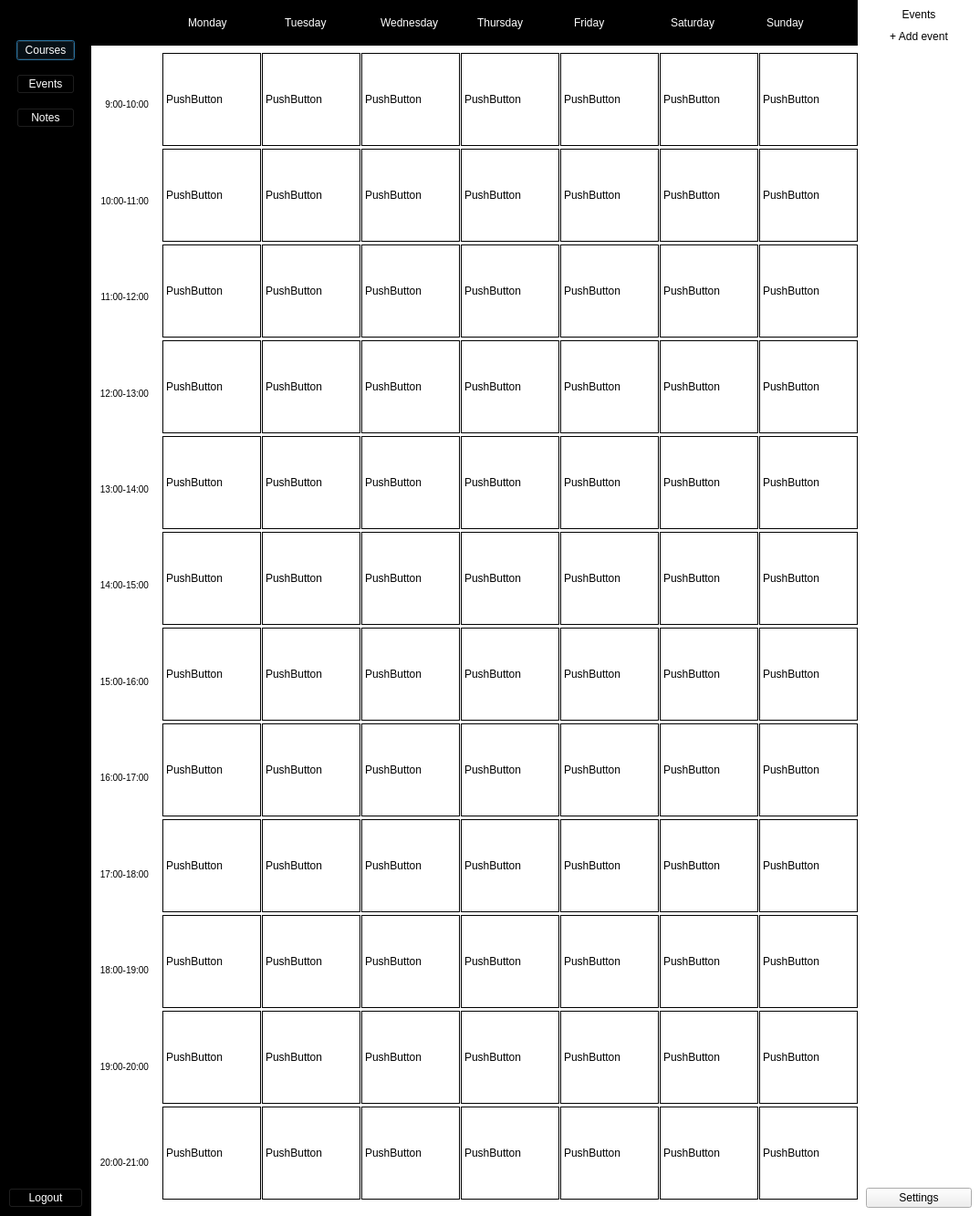
<?xml version="1.0" encoding="UTF-8"?>
<ui version="4.0">
 <class>Dialog</class>
 <widget class="QDialog" name="Dialog">
  <property name="geometry">
   <rect>
    <x>0</x>
    <y>0</y>
    <width>1074</width>
    <height>1333</height>
   </rect>
  </property>
  <property name="windowTitle">
   <string>Dialog</string>
  </property>
  <property name="styleSheet">
   <string notr="true">QGroupBox {
border:none;
background-color: white;
}
QDialog {
background-color: white;
}</string>
  </property>
  <layout class="QGridLayout" name="gridLayout_2">
   <property name="leftMargin">
    <number>0</number>
   </property>
   <property name="topMargin">
    <number>0</number>
   </property>
   <property name="rightMargin">
    <number>0</number>
   </property>
   <property name="bottomMargin">
    <number>0</number>
   </property>
   <property name="horizontalSpacing">
    <number>0</number>
   </property>
   <property name="verticalSpacing">
    <number>6</number>
   </property>
   <item row="0" column="0" rowspan="3">
    <widget class="QGroupBox" name="verticalGroupBox">
     <property name="maximumSize">
      <size>
       <width>100</width>
       <height>16777215</height>
      </size>
     </property>
     <property name="styleSheet">
      <string notr="true">QGroupBox {
	background-color: black;
}
QPushButton
{
  background-color:black;
color:white;
}

QPushButton:hover:!pressed
{
    border: 1px solid white;
}
</string>
     </property>
     <layout class="QVBoxLayout" name="verticalLayout">
      <item>
       <layout class="QHBoxLayout" name="horizontalLayout">
        <item>
         <spacer name="horizontalSpacer_2">
          <property name="orientation">
           <enum>Qt::Horizontal</enum>
          </property>
          <property name="sizeHint" stdset="0">
           <size>
            <width>40</width>
            <height>20</height>
           </size>
          </property>
         </spacer>
        </item>
        <item>
         <widget class="QLabel" name="label">
          <property name="maximumSize">
           <size>
            <width>80</width>
            <height>80</height>
           </size>
          </property>
          <property name="text">
           <string/>
          </property>
          <property name="pixmap">
           <pixmap>../logo/logo_inverse_transparent.png</pixmap>
          </property>
          <property name="scaledContents">
           <bool>true</bool>
          </property>
          <property name="alignment">
           <set>Qt::AlignLeading|Qt::AlignLeft|Qt::AlignVCenter</set>
          </property>
         </widget>
        </item>
        <item>
         <spacer name="horizontalSpacer">
          <property name="orientation">
           <enum>Qt::Horizontal</enum>
          </property>
          <property name="sizeHint" stdset="0">
           <size>
            <width>40</width>
            <height>20</height>
           </size>
          </property>
         </spacer>
        </item>
       </layout>
      </item>
      <item>
       <widget class="QGroupBox" name="verticalGroupBox_4">
        <property name="styleSheet">
         <string notr="true">QGroupBox {
	border:none;
}
QPushButton {
	color: white;
	background-color: transparent;
}
</string>
        </property>
        <layout class="QVBoxLayout" name="verticalLayout_6">
         <property name="spacing">
          <number>15</number>
         </property>
         <item>
          <widget class="QPushButton" name="coursesButton">
           <property name="text">
            <string>Courses</string>
           </property>
          </widget>
         </item>
         <item>
          <widget class="QPushButton" name="eventsButton">
           <property name="text">
            <string>Events</string>
           </property>
          </widget>
         </item>
         <item>
          <widget class="QPushButton" name="notesButton">
           <property name="text">
            <string>Notes</string>
           </property>
          </widget>
         </item>
        </layout>
       </widget>
      </item>
      <item>
       <spacer name="verticalSpacer_2">
        <property name="orientation">
         <enum>Qt::Vertical</enum>
        </property>
        <property name="sizeHint" stdset="0">
         <size>
          <width>20</width>
          <height>40</height>
         </size>
        </property>
       </spacer>
      </item>
      <item>
       <widget class="QPushButton" name="logoutButton">
        <property name="styleSheet">
         <string notr="true">background-color: transparent;
color: white;
</string>
        </property>
        <property name="text">
         <string>Logout</string>
        </property>
       </widget>
      </item>
     </layout>
    </widget>
   </item>
   <item row="2" column="2">
    <widget class="QGroupBox" name="verticalGroupBox_3">
     <property name="maximumSize">
      <size>
       <width>150</width>
       <height>16777215</height>
      </size>
     </property>
     <layout class="QVBoxLayout" name="verticalLayout_4">
      <item>
       <layout class="QHBoxLayout" name="horizontalLayout_3">
        <item>
         <spacer name="horizontalSpacer_4">
          <property name="orientation">
           <enum>Qt::Horizontal</enum>
          </property>
          <property name="sizeHint" stdset="0">
           <size>
            <width>40</width>
            <height>20</height>
           </size>
          </property>
         </spacer>
        </item>
        <item>
         <widget class="QLabel" name="picture">
          <property name="maximumSize">
           <size>
            <width>50</width>
            <height>50</height>
           </size>
          </property>
          <property name="text">
           <string/>
          </property>
          <property name="pixmap">
           <pixmap>../profile.png</pixmap>
          </property>
          <property name="scaledContents">
           <bool>true</bool>
          </property>
          <property name="alignment">
           <set>Qt::AlignCenter</set>
          </property>
         </widget>
        </item>
        <item>
         <spacer name="horizontalSpacer_3">
          <property name="orientation">
           <enum>Qt::Horizontal</enum>
          </property>
          <property name="sizeHint" stdset="0">
           <size>
            <width>40</width>
            <height>20</height>
           </size>
          </property>
         </spacer>
        </item>
       </layout>
      </item>
      <item>
       <layout class="QVBoxLayout" name="verticalLayout_5">
        <property name="spacing">
         <number>2</number>
        </property>
        <item>
         <widget class="QLabel" name="nameSurname">
          <property name="styleSheet">
           <string notr="true">font-size: 16px;
font: bold;</string>
          </property>
          <property name="text">
           <string/>
          </property>
          <property name="alignment">
           <set>Qt::AlignCenter</set>
          </property>
         </widget>
        </item>
        <item>
         <widget class="QLabel" name="date">
          <property name="styleSheet">
           <string notr="true">font-size: 11px;</string>
          </property>
          <property name="text">
           <string/>
          </property>
          <property name="alignment">
           <set>Qt::AlignHCenter|Qt::AlignTop</set>
          </property>
         </widget>
        </item>
        <item>
         <widget class="QLabel" name="time">
          <property name="text">
           <string/>
          </property>
          <property name="alignment">
           <set>Qt::AlignCenter</set>
          </property>
         </widget>
        </item>
       </layout>
      </item>
      <item>
       <widget class="QPushButton" name="settingButton">
        <property name="styleSheet">
         <string notr="true">border: none;
background-color: transparent;
QPushButton
{
  background-color:black;
color:white;
}

QPushButton:hover:!pressed
{
    border: 1px solid white;
}
</string>
        </property>
        <property name="text">
         <string>Settings</string>
        </property>
       </widget>
      </item>
     </layout>
    </widget>
   </item>
   <item row="0" column="2">
    <widget class="QGroupBox" name="verticalGroupBox_2">
     <property name="maximumSize">
      <size>
       <width>150</width>
       <height>16777215</height>
      </size>
     </property>
     <property name="styleSheet">
      <string notr="true">QPushButton{
border: 1px solid black;
padding: 4px;
}
</string>
     </property>
     <layout class="QVBoxLayout" name="verticalLayout_3">
      <item>
       <widget class="QLabel" name="label_28">
        <property name="text">
         <string>Events</string>
        </property>
        <property name="alignment">
         <set>Qt::AlignCenter</set>
        </property>
       </widget>
      </item>
      <item>
       <layout class="QFormLayout" name="formLayout"/>
      </item>
      <item>
       <widget class="QPushButton" name="addEventButton">
        <property name="styleSheet">
         <string notr="true">border: none;</string>
        </property>
        <property name="text">
         <string>+ Add event</string>
        </property>
       </widget>
      </item>
      <item>
       <spacer name="verticalSpacer">
        <property name="orientation">
         <enum>Qt::Vertical</enum>
        </property>
        <property name="sizeHint" stdset="0">
         <size>
          <width>20</width>
          <height>1000</height>
         </size>
        </property>
       </spacer>
      </item>
     </layout>
    </widget>
   </item>
   <item row="1" column="2">
    <spacer name="verticalSpacer_4">
     <property name="orientation">
      <enum>Qt::Vertical</enum>
     </property>
     <property name="sizeHint" stdset="0">
      <size>
       <width>20</width>
       <height>40</height>
      </size>
     </property>
    </spacer>
   </item>
   <item row="0" column="1" rowspan="3">
    <widget class="QGroupBox" name="groupBox">
     <property name="styleSheet">
      <string notr="true"/>
     </property>
     <layout class="QGridLayout" name="T">
      <property name="leftMargin">
       <number>0</number>
      </property>
      <property name="topMargin">
       <number>0</number>
      </property>
      <property name="rightMargin">
       <number>0</number>
      </property>
      <property name="bottomMargin">
       <number>0</number>
      </property>
      <item row="0" column="0" colspan="2">
       <widget class="QGroupBox" name="horizontalGroupBox_2">
        <property name="minimumSize">
         <size>
          <width>0</width>
          <height>35</height>
         </size>
        </property>
        <property name="maximumSize">
         <size>
          <width>16777215</width>
          <height>50</height>
         </size>
        </property>
        <property name="styleSheet">
         <string notr="true">QGroupBox {
background-color: black;
}
QLabel {
color: white;
}</string>
        </property>
        <layout class="QHBoxLayout" name="horizontalLayout_2">
         <property name="spacing">
          <number>6</number>
         </property>
         <property name="leftMargin">
          <number>0</number>
         </property>
         <property name="topMargin">
          <number>0</number>
         </property>
         <property name="rightMargin">
          <number>0</number>
         </property>
         <property name="bottomMargin">
          <number>0</number>
         </property>
         <item>
          <widget class="QLabel" name="label_6">
           <property name="text">
            <string/>
           </property>
          </widget>
         </item>
         <item>
          <widget class="QLabel" name="label_7">
           <property name="text">
            <string>Monday</string>
           </property>
          </widget>
         </item>
         <item>
          <widget class="QLabel" name="label_8">
           <property name="text">
            <string>Tuesday</string>
           </property>
          </widget>
         </item>
         <item>
          <widget class="QLabel" name="label_5">
           <property name="text">
            <string>Wednesday</string>
           </property>
          </widget>
         </item>
         <item>
          <widget class="QLabel" name="label_10">
           <property name="text">
            <string>Thursday</string>
           </property>
          </widget>
         </item>
         <item>
          <widget class="QLabel" name="label_9">
           <property name="text">
            <string>Friday</string>
           </property>
          </widget>
         </item>
         <item>
          <widget class="QLabel" name="label_11">
           <property name="text">
            <string>Saturday</string>
           </property>
          </widget>
         </item>
         <item>
          <widget class="QLabel" name="label_24">
           <property name="text">
            <string>Sunday</string>
           </property>
          </widget>
         </item>
        </layout>
       </widget>
      </item>
      <item row="1" column="0">
       <widget class="QGroupBox" name="verticalGroupBox">
        <property name="maximumSize">
         <size>
          <width>72</width>
          <height>16777215</height>
         </size>
        </property>
        <property name="styleSheet">
         <string notr="true">QLabel {
	font-size: 10px;
}</string>
        </property>
        <layout class="QVBoxLayout" name="verticalLayout_2">
         <item>
          <widget class="QLabel" name="label_23">
           <property name="text">
            <string>9:00-10:00</string>
           </property>
           <property name="alignment">
            <set>Qt::AlignRight|Qt::AlignTrailing|Qt::AlignVCenter</set>
           </property>
          </widget>
         </item>
         <item>
          <widget class="QLabel" name="label_22">
           <property name="text">
            <string>10:00-11:00</string>
           </property>
           <property name="alignment">
            <set>Qt::AlignRight|Qt::AlignTrailing|Qt::AlignVCenter</set>
           </property>
          </widget>
         </item>
         <item>
          <widget class="QLabel" name="label_21">
           <property name="text">
            <string>11:00-12:00</string>
           </property>
           <property name="alignment">
            <set>Qt::AlignRight|Qt::AlignTrailing|Qt::AlignVCenter</set>
           </property>
          </widget>
         </item>
         <item>
          <widget class="QLabel" name="label_20">
           <property name="text">
            <string>12:00-13:00</string>
           </property>
           <property name="alignment">
            <set>Qt::AlignRight|Qt::AlignTrailing|Qt::AlignVCenter</set>
           </property>
          </widget>
         </item>
         <item>
          <widget class="QLabel" name="label_17">
           <property name="text">
            <string>13:00-14:00</string>
           </property>
           <property name="alignment">
            <set>Qt::AlignRight|Qt::AlignTrailing|Qt::AlignVCenter</set>
           </property>
          </widget>
         </item>
         <item>
          <widget class="QLabel" name="label_16">
           <property name="text">
            <string>14:00-15:00</string>
           </property>
           <property name="alignment">
            <set>Qt::AlignRight|Qt::AlignTrailing|Qt::AlignVCenter</set>
           </property>
          </widget>
         </item>
         <item>
          <widget class="QLabel" name="label_19">
           <property name="text">
            <string>15:00-16:00</string>
           </property>
           <property name="alignment">
            <set>Qt::AlignRight|Qt::AlignTrailing|Qt::AlignVCenter</set>
           </property>
          </widget>
         </item>
         <item>
          <widget class="QLabel" name="label_14">
           <property name="text">
            <string>16:00-17:00</string>
           </property>
           <property name="alignment">
            <set>Qt::AlignRight|Qt::AlignTrailing|Qt::AlignVCenter</set>
           </property>
          </widget>
         </item>
         <item>
          <widget class="QLabel" name="label_13">
           <property name="text">
            <string>17:00-18:00</string>
           </property>
           <property name="alignment">
            <set>Qt::AlignRight|Qt::AlignTrailing|Qt::AlignVCenter</set>
           </property>
          </widget>
         </item>
         <item>
          <widget class="QLabel" name="label_12">
           <property name="text">
            <string>18:00-19:00</string>
           </property>
           <property name="alignment">
            <set>Qt::AlignRight|Qt::AlignTrailing|Qt::AlignVCenter</set>
           </property>
          </widget>
         </item>
         <item>
          <widget class="QLabel" name="label_15">
           <property name="text">
            <string>19:00-20:00</string>
           </property>
           <property name="alignment">
            <set>Qt::AlignRight|Qt::AlignTrailing|Qt::AlignVCenter</set>
           </property>
          </widget>
         </item>
         <item>
          <widget class="QLabel" name="label_18">
           <property name="text">
            <string>20:00-21:00</string>
           </property>
           <property name="alignment">
            <set>Qt::AlignRight|Qt::AlignTrailing|Qt::AlignVCenter</set>
           </property>
          </widget>
         </item>
        </layout>
       </widget>
      </item>
      <item row="1" column="1">
       <widget class="QGroupBox" name="buttonContainer">
        <property name="styleSheet">
         <string notr="true">QPushButton {
	height: 100%;
	width: 100% ;
	background-color: white;
	border:1px solid white;
	text-align: left;
	padding: 0 3px;

}
QPushButton:!pressed
{
    border: 1px solid black;
}
</string>
        </property>
        <layout class="QGridLayout" name="gridLayout">
         <property name="leftMargin">
          <number>0</number>
         </property>
         <property name="topMargin">
          <number>0</number>
         </property>
         <property name="rightMargin">
          <number>0</number>
         </property>
         <property name="spacing">
          <number>1</number>
         </property>
         <item row="3" column="6">
          <widget class="QPushButton" name="sunday_12_button">
           <property name="text">
            <string>PushButton</string>
           </property>
          </widget>
         </item>
         <item row="9" column="4">
          <widget class="QPushButton" name="friday_18_button">
           <property name="text">
            <string>PushButton</string>
           </property>
          </widget>
         </item>
         <item row="4" column="6">
          <widget class="QPushButton" name="sunday_13_button">
           <property name="text">
            <string>PushButton</string>
           </property>
          </widget>
         </item>
         <item row="3" column="1">
          <widget class="QPushButton" name="tuesday_12_button">
           <property name="text">
            <string>PushButton</string>
           </property>
          </widget>
         </item>
         <item row="11" column="3">
          <widget class="QPushButton" name="thursday_20_button">
           <property name="text">
            <string>PushButton</string>
           </property>
          </widget>
         </item>
         <item row="0" column="0">
          <widget class="QPushButton" name="monday_09_button">
           <property name="text">
            <string>PushButton</string>
           </property>
          </widget>
         </item>
         <item row="8" column="2">
          <widget class="QPushButton" name="wednesday_17_button">
           <property name="text">
            <string>PushButton</string>
           </property>
          </widget>
         </item>
         <item row="5" column="5">
          <widget class="QPushButton" name="saturday_14_button">
           <property name="text">
            <string>PushButton</string>
           </property>
          </widget>
         </item>
         <item row="5" column="4">
          <widget class="QPushButton" name="friday_14_button">
           <property name="text">
            <string>PushButton</string>
           </property>
          </widget>
         </item>
         <item row="11" column="5">
          <widget class="QPushButton" name="saturday_20_button">
           <property name="text">
            <string>PushButton</string>
           </property>
          </widget>
         </item>
         <item row="10" column="2">
          <widget class="QPushButton" name="wednesday_19_button">
           <property name="text">
            <string>PushButton</string>
           </property>
          </widget>
         </item>
         <item row="8" column="3">
          <widget class="QPushButton" name="thursday_17_button">
           <property name="text">
            <string>PushButton</string>
           </property>
          </widget>
         </item>
         <item row="9" column="0">
          <widget class="QPushButton" name="monday_18_button">
           <property name="text">
            <string>PushButton</string>
           </property>
          </widget>
         </item>
         <item row="10" column="5">
          <widget class="QPushButton" name="saturday_19_button">
           <property name="text">
            <string>PushButton</string>
           </property>
          </widget>
         </item>
         <item row="10" column="6">
          <widget class="QPushButton" name="sunday_19_button">
           <property name="text">
            <string>PushButton</string>
           </property>
          </widget>
         </item>
         <item row="8" column="6">
          <widget class="QPushButton" name="sunday_17_button">
           <property name="text">
            <string>PushButton</string>
           </property>
          </widget>
         </item>
         <item row="0" column="2">
          <widget class="QPushButton" name="wednesday_09_button">
           <property name="text">
            <string>PushButton</string>
           </property>
          </widget>
         </item>
         <item row="4" column="3">
          <widget class="QPushButton" name="thursday_13_button">
           <property name="text">
            <string>PushButton</string>
           </property>
          </widget>
         </item>
         <item row="0" column="4">
          <widget class="QPushButton" name="friday_09_button">
           <property name="text">
            <string>PushButton</string>
           </property>
          </widget>
         </item>
         <item row="10" column="3">
          <widget class="QPushButton" name="thursday_19_button">
           <property name="text">
            <string>PushButton</string>
           </property>
          </widget>
         </item>
         <item row="0" column="5">
          <widget class="QPushButton" name="saturday_09_button">
           <property name="text">
            <string>PushButton</string>
           </property>
          </widget>
         </item>
         <item row="1" column="6">
          <widget class="QPushButton" name="sunday_10_button">
           <property name="text">
            <string>PushButton</string>
           </property>
          </widget>
         </item>
         <item row="2" column="3">
          <widget class="QPushButton" name="thursday_11_button">
           <property name="text">
            <string>PushButton</string>
           </property>
          </widget>
         </item>
         <item row="9" column="1">
          <widget class="QPushButton" name="tuesday_18_button">
           <property name="text">
            <string>PushButton</string>
           </property>
          </widget>
         </item>
         <item row="4" column="1">
          <widget class="QPushButton" name="tuesday_13_button">
           <property name="text">
            <string>PushButton</string>
           </property>
          </widget>
         </item>
         <item row="5" column="1">
          <widget class="QPushButton" name="tuesday_14_button">
           <property name="text">
            <string>PushButton</string>
           </property>
          </widget>
         </item>
         <item row="6" column="0">
          <widget class="QPushButton" name="monday_15_button">
           <property name="text">
            <string>PushButton</string>
           </property>
          </widget>
         </item>
         <item row="9" column="6">
          <widget class="QPushButton" name="sunday_18_button">
           <property name="text">
            <string>PushButton</string>
           </property>
          </widget>
         </item>
         <item row="3" column="5">
          <widget class="QPushButton" name="saturday_12_button">
           <property name="text">
            <string>PushButton</string>
           </property>
          </widget>
         </item>
         <item row="1" column="0">
          <widget class="QPushButton" name="monday_10_button">
           <property name="text">
            <string>PushButton</string>
           </property>
          </widget>
         </item>
         <item row="7" column="6">
          <widget class="QPushButton" name="sunday_16_button">
           <property name="text">
            <string>PushButton</string>
           </property>
          </widget>
         </item>
         <item row="7" column="1">
          <widget class="QPushButton" name="tuesday_16_button">
           <property name="text">
            <string>PushButton</string>
           </property>
          </widget>
         </item>
         <item row="5" column="6">
          <widget class="QPushButton" name="sunday_14_button">
           <property name="text">
            <string>PushButton</string>
           </property>
          </widget>
         </item>
         <item row="7" column="4">
          <widget class="QPushButton" name="friday_16_button">
           <property name="text">
            <string>PushButton</string>
           </property>
          </widget>
         </item>
         <item row="7" column="3">
          <widget class="QPushButton" name="thursday_16_button">
           <property name="text">
            <string>PushButton</string>
           </property>
          </widget>
         </item>
         <item row="4" column="0">
          <widget class="QPushButton" name="monday_13_button">
           <property name="text">
            <string>PushButton</string>
           </property>
          </widget>
         </item>
         <item row="9" column="2">
          <widget class="QPushButton" name="wednesday_18_button">
           <property name="text">
            <string>PushButton</string>
           </property>
          </widget>
         </item>
         <item row="1" column="5">
          <widget class="QPushButton" name="saturday_10_button">
           <property name="text">
            <string>PushButton</string>
           </property>
          </widget>
         </item>
         <item row="9" column="3">
          <widget class="QPushButton" name="thursday_18_button">
           <property name="text">
            <string>PushButton</string>
           </property>
          </widget>
         </item>
         <item row="6" column="3">
          <widget class="QPushButton" name="thursday_15_button">
           <property name="text">
            <string>PushButton</string>
           </property>
          </widget>
         </item>
         <item row="7" column="5">
          <widget class="QPushButton" name="saturday_16_button">
           <property name="text">
            <string>PushButton</string>
           </property>
          </widget>
         </item>
         <item row="11" column="0">
          <widget class="QPushButton" name="monday_20_button">
           <property name="text">
            <string>PushButton</string>
           </property>
          </widget>
         </item>
         <item row="11" column="6">
          <widget class="QPushButton" name="sunday_20_button">
           <property name="text">
            <string>PushButton</string>
           </property>
          </widget>
         </item>
         <item row="9" column="5">
          <widget class="QPushButton" name="saturday_18_button">
           <property name="text">
            <string>PushButton</string>
           </property>
          </widget>
         </item>
         <item row="4" column="4">
          <widget class="QPushButton" name="friday_13_button">
           <property name="text">
            <string>PushButton</string>
           </property>
          </widget>
         </item>
         <item row="11" column="4">
          <widget class="QPushButton" name="friday_20_button">
           <property name="text">
            <string>PushButton</string>
           </property>
          </widget>
         </item>
         <item row="2" column="4">
          <widget class="QPushButton" name="friday_11_button">
           <property name="text">
            <string>PushButton</string>
           </property>
          </widget>
         </item>
         <item row="5" column="2">
          <widget class="QPushButton" name="wednesday_14_button">
           <property name="text">
            <string>PushButton</string>
           </property>
          </widget>
         </item>
         <item row="2" column="0">
          <widget class="QPushButton" name="monday_11_button">
           <property name="text">
            <string>PushButton</string>
           </property>
          </widget>
         </item>
         <item row="2" column="5">
          <widget class="QPushButton" name="saturday_11_button">
           <property name="text">
            <string>PushButton</string>
           </property>
          </widget>
         </item>
         <item row="1" column="1">
          <widget class="QPushButton" name="tuesday_10_button">
           <property name="text">
            <string>PushButton</string>
           </property>
          </widget>
         </item>
         <item row="8" column="5">
          <widget class="QPushButton" name="saturday_17_button">
           <property name="text">
            <string>PushButton</string>
           </property>
          </widget>
         </item>
         <item row="0" column="1">
          <widget class="QPushButton" name="tuesday_09_button">
           <property name="text">
            <string>PushButton</string>
           </property>
          </widget>
         </item>
         <item row="1" column="4">
          <widget class="QPushButton" name="friday_10_button">
           <property name="text">
            <string>PushButton</string>
           </property>
          </widget>
         </item>
         <item row="5" column="0">
          <widget class="QPushButton" name="monday_14_button">
           <property name="text">
            <string>PushButton</string>
           </property>
          </widget>
         </item>
         <item row="8" column="1">
          <widget class="QPushButton" name="tuesday_17_button">
           <property name="text">
            <string>PushButton</string>
           </property>
          </widget>
         </item>
         <item row="6" column="1">
          <widget class="QPushButton" name="tuesday_15_button">
           <property name="text">
            <string>PushButton</string>
           </property>
          </widget>
         </item>
         <item row="4" column="5">
          <widget class="QPushButton" name="saturday_13_button">
           <property name="text">
            <string>PushButton</string>
           </property>
          </widget>
         </item>
         <item row="11" column="2">
          <widget class="QPushButton" name="wednesday_20_button">
           <property name="text">
            <string>PushButton</string>
           </property>
          </widget>
         </item>
         <item row="8" column="4">
          <widget class="QPushButton" name="friday_17_button">
           <property name="text">
            <string>PushButton</string>
           </property>
          </widget>
         </item>
         <item row="2" column="6">
          <widget class="QPushButton" name="sunday_11_button">
           <property name="text">
            <string>PushButton</string>
           </property>
          </widget>
         </item>
         <item row="1" column="3">
          <widget class="QPushButton" name="thursday_10_button">
           <property name="text">
            <string>PushButton</string>
           </property>
          </widget>
         </item>
         <item row="0" column="3">
          <widget class="QPushButton" name="thursday_09_button">
           <property name="text">
            <string>PushButton</string>
           </property>
          </widget>
         </item>
         <item row="2" column="1">
          <widget class="QPushButton" name="tuesday_11_button">
           <property name="text">
            <string>PushButton</string>
           </property>
          </widget>
         </item>
         <item row="3" column="4">
          <widget class="QPushButton" name="friday_12_button">
           <property name="text">
            <string>PushButton</string>
           </property>
          </widget>
         </item>
         <item row="6" column="5">
          <widget class="QPushButton" name="saturday_15_button">
           <property name="text">
            <string>PushButton</string>
           </property>
          </widget>
         </item>
         <item row="6" column="4">
          <widget class="QPushButton" name="friday_15_button">
           <property name="text">
            <string>PushButton</string>
           </property>
          </widget>
         </item>
         <item row="8" column="0">
          <widget class="QPushButton" name="monday_17_button">
           <property name="text">
            <string>PushButton</string>
           </property>
          </widget>
         </item>
         <item row="11" column="1">
          <widget class="QPushButton" name="tuesday_20_button">
           <property name="text">
            <string>PushButton</string>
           </property>
          </widget>
         </item>
         <item row="7" column="2">
          <widget class="QPushButton" name="wednesday_16_button">
           <property name="text">
            <string>PushButton</string>
           </property>
          </widget>
         </item>
         <item row="0" column="6">
          <widget class="QPushButton" name="sunday_09_button">
           <property name="text">
            <string>PushButton</string>
           </property>
          </widget>
         </item>
         <item row="3" column="2">
          <widget class="QPushButton" name="wednesday_12_button">
           <property name="text">
            <string>PushButton</string>
           </property>
          </widget>
         </item>
         <item row="6" column="2">
          <widget class="QPushButton" name="wednesday_15_button">
           <property name="text">
            <string>PushButton</string>
           </property>
          </widget>
         </item>
         <item row="2" column="2">
          <widget class="QPushButton" name="wednesday_11_button">
           <property name="text">
            <string>PushButton</string>
           </property>
          </widget>
         </item>
         <item row="4" column="2">
          <widget class="QPushButton" name="wednesday_13_button">
           <property name="text">
            <string>PushButton</string>
           </property>
          </widget>
         </item>
         <item row="1" column="2">
          <widget class="QPushButton" name="wednesday_10_button">
           <property name="text">
            <string>PushButton</string>
           </property>
          </widget>
         </item>
         <item row="6" column="6">
          <widget class="QPushButton" name="sunday_15_button">
           <property name="text">
            <string>PushButton</string>
           </property>
          </widget>
         </item>
         <item row="7" column="0">
          <widget class="QPushButton" name="monday_16_button">
           <property name="text">
            <string>PushButton</string>
           </property>
          </widget>
         </item>
         <item row="3" column="3">
          <widget class="QPushButton" name="thursday_12_button">
           <property name="text">
            <string>PushButton</string>
           </property>
          </widget>
         </item>
         <item row="3" column="0">
          <widget class="QPushButton" name="monday_12_button">
           <property name="text">
            <string>PushButton</string>
           </property>
          </widget>
         </item>
         <item row="10" column="0">
          <widget class="QPushButton" name="monday_19_button">
           <property name="text">
            <string>PushButton</string>
           </property>
          </widget>
         </item>
         <item row="10" column="1">
          <widget class="QPushButton" name="tuesday_19_button">
           <property name="text">
            <string>PushButton</string>
           </property>
          </widget>
         </item>
         <item row="10" column="4">
          <widget class="QPushButton" name="friday_19_button">
           <property name="text">
            <string>PushButton</string>
           </property>
          </widget>
         </item>
         <item row="5" column="3">
          <widget class="QPushButton" name="thursday_14_button">
           <property name="text">
            <string>PushButton</string>
           </property>
          </widget>
         </item>
        </layout>
       </widget>
      </item>
     </layout>
    </widget>
   </item>
  </layout>
 </widget>
 <resources/>
 <connections/>
</ui>
